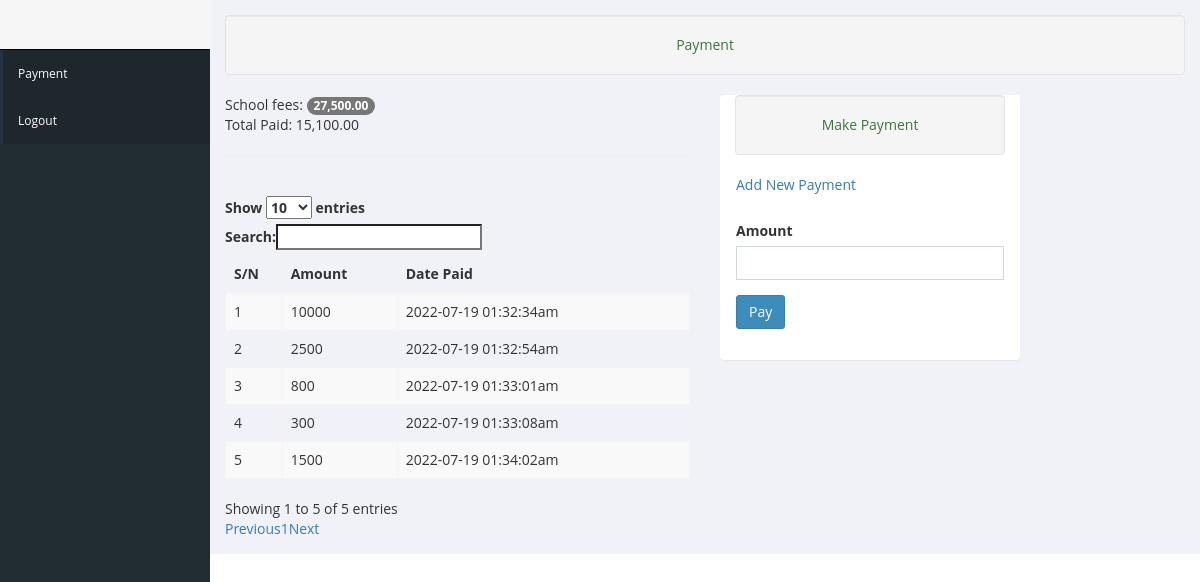
Screenshot of /student/payment.php (signed in) with the database file from the repository.
### tables this page shows
CREATE TABLE `bursary_schoolfees` (
  `id` int(11) NOT NULL,
  `amount` varchar(30) NOT NULL,
  `did_id` int(11) DEFAULT NULL,
  `sid_id` int(11) DEFAULT NULL
);

CREATE TABLE `payment` (
  `id` int(11) NOT NULL,
  `feesId` int(11) NOT NULL,
  `studentId` int(11) NOT NULL,
  `amount` varchar(30) NOT NULL,
  `datePaid` varchar(30) NOT NULL
);

### student/classes/db.php (called while the page is built, shortened)
<?php
class Database
{
private static $dsn = 'mysql:host=localhost:3306;dbname=dms';
private static $user= 'root';
private static $pass= '';
public static $instance;
public function __construct()
{
$this->db = new PDO(self::$dsn,self::$user,self::$pass);
}
public static function getInstance()
{
if(!isset(self::$instance))
{
self::$instance= new $object;
}
return self::$instance;
}
}
?>

### student/classes/store.php (called while the page is built, shortened)
<?php
require_once "db.php";
class Store extends Database{
public static function getColById2($tbl, $col, $col2, $id,  $id2, $return){
$conn = Database::getInstance();
$select = $conn->db->prepare("SELECT * FROM $tbl WHERE $col = ?  AND $col2 = ? Limit 1");
$select->execute(array($id,$id2));
return $select->fetchColumn($return);
}
public static function getPaymentHistory($student, $fees){
$conn = Database::getInstance();
$select = $conn->db->prepare("SELECT * FROM payment WHERE studentId = ? AND feesId = ?");
$select->execute(array($student, $fees));
return $select;
}
public static function amountSumPaymentHistory($student, $fees){
$conn = Database::getInstance();
$select = $conn->db->prepare("SELECT sum(amount) FROM payment WHERE studentId = ? AND feesId = ?");
$select->execute(array($student, $fees));
return $select;
}
public static function formatMoney($number, $fractional=false) {
    if ($fractional) {
        $number = sprintf('%.2f', $number);
    }
    while (true) {
        $replaced = preg_replace('/(-?\d+)(\d\d\d)/', '$1,$2', $number);
        if ($replaced != $number) {
            $number = $replaced;
        } else {
            break;
        }
    }
	return $number;
}
}

### student/payment.php (the view, shortened to what this page needs)
<?php include 'classes/store.php'; ?>
<?php include './includes/header.php'; ?>
<body class="hold-transition skin-blue sidebar-mini">
    <div class="wrapper">
             <?php include './includes/topheader.php'; ?>
             <?php include './includes/sidebar.php'; ?>
        <div class="content-wrapper">
            <section class="content">
<div class="row">
      <div class="col-md-12">
        <div class="well panel-primary text-success">
        <center>Payment</center>
       </div>
      </div>
	<div class="col-md-6">
<?php
			$amount =  Store::getColById2('bursary_schoolfees','sid_id','did_id',$_SESSION['session'],$_SESSION['department'],1);
				$tot=0;
			if($amount){
				echo "School fees: <div class='badge'>".Store::formatMoney($amount, true)."</div>";
					$feeId =  Store::getColById2('bursary_schoolfees','sid_id','did_id',$_SESSION['session'],$_SESSION['department'],0);
				echo "<br/>";
	$TOTAL = Store::amountSumPaymentHistory($_SESSION['uid'], $feeId);
				for($i=0; $rowas = $TOTAL->fetch(); $i++){
				 $tot=$rowas['sum(amount)'];
				echo "Total Paid: ".Store::formatMoney($tot, true);
				}
?>
<hr />
<br />
 <table class="table table-striped table-bordered table-hover" id="dataTables-example" border="0">
			<thead class="thead">
				<tr>
					<th>S/N</th>
					<th>Amount </th>
					<th>Date Paid</th>
				</tr>
			</thead>
			<tbody>
				<?php
	$PAYEMENT = Store::getPaymentHistory($_SESSION['uid'], $feeId);
				$query = $PAYEMENT->fetchAll(PDO::FETCH_OBJ);
				$i = 1;
				foreach($query as $list):
								echo "<tr>";
				echo "<td>".$i."</td>";
				echo "<td>".$list->amount."</td>";
				echo "<td>".$list->datePaid."</td>";
echo "</tr>";
$i++;
				endforeach;
				?>
			</tbody>
		</table>
<?php			}
			else {
				echo "No fees set yet. See the bursary department please";
			}
?>
     </div>
	<?php
				if($amount > $tot){
	?>
	<div class="col-md-4">
	<div class="col-md-12">
        <div class="well panel-primary text-success">
        <center>Make Payment</center>
       </div>
      </div>
<div class="panel panel-secondary">
	 			<div class="panel-heading text-primary">Add New Payment</div>
	 			<div class="panel-body">
            <form method="post"  class="addPayment" role="form">
            <div class="form-group">
            <label>Amount</label>
            <input type="text" name="amount" id="amount" class="form-control">
             </div>
            <div class="form-group">
             <button type="submit" name="submit" class="btn btn-primary"><span class="fas fa-save"></span> Pay</button>
             </div>
            </form>
     </div>
</div>
 </div>
	<?php }
	  ?>
</div>
            </section>
        </div>
    </div>
</body>
</html>

### student/includes/header.php (shortened to what this page needs)
<!DOCTYPE html>
<html>
    <head>
        <link rel="stylesheet" href="./bootstrap/css/bootstrap.css">
        <link rel="stylesheet" href="https://code.ionicframework.com/ionicons/2.0.1/css/ionicons.min.css">
        <link rel="stylesheet" href="./dist/css/AdminLTE.css">
        <link rel="stylesheet" href="./dist/css/skins/skin-blue.min.css">
        <link rel="stylesheet" href="./dist/css/shCore.css">
        <link rel="stylesheet" href="./dist/css/shThemeDefault.css">
        <link rel="stylesheet" href="./dist/css/style.min.css">
    </head>

### student/includes/topheader.php (shortened to what this page needs)
<header class="main-header">
    <a href="index.php" class="logo">
    </a>
</header>

### student/includes/sidebar.php
<aside class="main-sidebar">
    <section class="sidebar">
        <ul class="sidebar-menu">
            <li class="treeview">
				<a href="payment.php">
                    <i class="fa fa-dashboard"></i><span>Payment</span>
                </a>
				 <a href="logout.php">
                    <i class="fa fa-dashboard"></i><span>Logout</span>
                </a>
            </li>
        </ul>
    </section>
</aside>

### rows the page displays
bursary_schoolfees: amount "27,500.00"
payment: amount "10000", datePaid "2022-07-19 01:32:34am"
payment: amount "2500", datePaid "2022-07-19 01:32:54am"
payment: amount "800", datePaid "2022-07-19 01:33:01am"
payment: amount "300", datePaid "2022-07-19 01:33:08am"
payment: amount "1500", datePaid "2022-07-19 01:34:02am"

### other values shown
Store::formatMoney($tot, true) "15,100.00"
